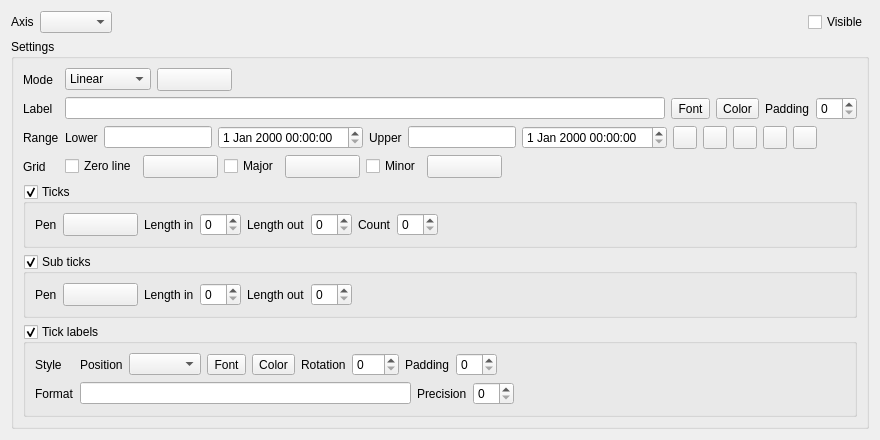
     <widget class="QWidget" name="axesTab">
      <attribute name="title">
       <string>Axes</string>
      </attribute>
      <layout class="QVBoxLayout" name="verticalLayout_2">
       <item>
        <layout class="QHBoxLayout" name="horizontalLayout_3">
         <item>
          <widget class="QLabel" name="label">
           <property name="text">
            <string>Axis</string>
           </property>
          </widget>
         </item>
         <item>
          <widget class="QComboBox" name="axisComboBox"/>
         </item>
         <item>
          <spacer name="horizontalSpacer_4">
           <property name="orientation">
            <enum>Qt::Horizontal</enum>
           </property>
           <property name="sizeHint" stdset="0">
            <size>
             <width>40</width>
             <height>20</height>
            </size>
           </property>
          </spacer>
         </item>
         <item>
          <widget class="QCheckBox" name="axisVisibleCheckBox">
           <property name="text">
            <string>Visible</string>
           </property>
          </widget>
         </item>
        </layout>
       </item>
       <item>
        <widget class="QGroupBox" name="groupBox_3">
         <property name="title">
          <string>Settings</string>
         </property>
         <layout class="QFormLayout" name="formLayout_4">
          <item row="0" column="0">
           <widget class="QLabel" name="label_3">
            <property name="text">
             <string>Mode</string>
            </property>
           </widget>
          </item>
          <item row="0" column="1">
           <layout class="QHBoxLayout" name="horizontalLayout_4">
            <item>
             <widget class="QComboBox" name="axisModeComboBox">
              <item>
               <property name="text">
                <string>Linear</string>
               </property>
              </item>
              <item>
               <property name="text">
                <string>Log</string>
               </property>
              </item>
              <item>
               <property name="text">
                <string>Date/Time</string>
               </property>
              </item>
             </widget>
            </item>
            <item>
             <widget class="PenButton" name="axisPenButton">
              <property name="minimumSize">
               <size>
                <width>75</width>
                <height>0</height>
               </size>
              </property>
              <property name="text">
               <string/>
              </property>
             </widget>
            </item>
            <item>
             <spacer name="horizontalSpacer_5">
              <property name="orientation">
               <enum>Qt::Horizontal</enum>
              </property>
              <property name="sizeHint" stdset="0">
               <size>
                <width>40</width>
                <height>20</height>
               </size>
              </property>
             </spacer>
            </item>
           </layout>
          </item>
          <item row="2" column="0">
           <widget class="QLabel" name="label_2">
            <property name="text">
             <string>Label</string>
            </property>
           </widget>
          </item>
          <item row="2" column="1">
           <layout class="QHBoxLayout" name="horizontalLayout_5">
            <item>
             <widget class="QLineEdit" name="axisLabelLineEdit"/>
            </item>
            <item>
             <widget class="QToolButton" name="axisLabelFontButton">
              <property name="text">
               <string>Font</string>
              </property>
             </widget>
            </item>
            <item>
             <widget class="QToolButton" name="axisLabelColorButton">
              <property name="text">
               <string>Color</string>
              </property>
             </widget>
            </item>
            <item>
             <widget class="QLabel" name="label_29">
              <property name="text">
               <string>Padding</string>
              </property>
             </widget>
            </item>
            <item>
             <widget class="QSpinBox" name="labelPaddingSpinBox"/>
            </item>
           </layout>
          </item>
          <item row="3" column="0">
           <widget class="QLabel" name="label_6">
            <property name="text">
             <string>Range</string>
            </property>
           </widget>
          </item>
          <item row="3" column="1">
           <layout class="QHBoxLayout" name="horizontalLayout_7">
            <property name="topMargin">
             <number>0</number>
            </property>
            <item>
             <widget class="QLabel" name="label_16">
              <property name="text">
               <string>Lower</string>
              </property>
             </widget>
            </item>
            <item>
             <widget class="QLineEdit" name="lowerLineEdit"/>
            </item>
            <item>
             <widget class="QDateTimeEdit" name="lowerDateTime"/>
            </item>
            <item>
             <widget class="QLabel" name="label_17">
              <property name="text">
               <string>Upper</string>
              </property>
             </widget>
            </item>
            <item>
             <widget class="QLineEdit" name="upperLineEdit"/>
            </item>
            <item>
             <widget class="QDateTimeEdit" name="upperDateTime"/>
            </item>
            <item>
             <widget class="QToolButton" name="autoRangeButton">
              <property name="text">
               <string/>
              </property>
             </widget>
            </item>
            <item>
             <widget class="QToolButton" name="moveRangeDownButton">
              <property name="text">
               <string/>
              </property>
             </widget>
            </item>
            <item>
             <widget class="QToolButton" name="moveRangeUpButton">
              <property name="text">
               <string/>
              </property>
             </widget>
            </item>
            <item>
             <widget class="QToolButton" name="scaleRangeUpButton">
              <property name="text">
               <string/>
              </property>
             </widget>
            </item>
            <item>
             <widget class="QToolButton" name="scaleRangeDownButton">
              <property name="text">
               <string/>
              </property>
             </widget>
            </item>
            <item>
             <spacer name="horizontalSpacer_11">
              <property name="orientation">
               <enum>Qt::Horizontal</enum>
              </property>
              <property name="sizeHint" stdset="0">
               <size>
                <width>40</width>
                <height>20</height>
               </size>
              </property>
             </spacer>
            </item>
           </layout>
          </item>
          <item row="5" column="0">
           <widget class="QLabel" name="label_11">
            <property name="text">
             <string>Grid</string>
            </property>
           </widget>
          </item>
          <item row="5" column="1">
           <layout class="QHBoxLayout" name="horizontalLayout_9">
            <item>
             <widget class="QCheckBox" name="zerolineCheckBox">
              <property name="text">
               <string>Zero line</string>
              </property>
             </widget>
            </item>
            <item>
             <widget class="PenButton" name="zerolinePenButton">
              <property name="minimumSize">
               <size>
                <width>75</width>
                <height>0</height>
               </size>
              </property>
              <property name="text">
               <string/>
              </property>
             </widget>
            </item>
            <item>
             <widget class="QCheckBox" name="majorlineCheckBox">
              <property name="text">
               <string>Major</string>
              </property>
             </widget>
            </item>
            <item>
             <widget class="PenButton" name="majorlinePenButton">
              <property name="minimumSize">
               <size>
                <width>75</width>
                <height>0</height>
               </size>
              </property>
              <property name="text">
               <string/>
              </property>
             </widget>
            </item>
            <item>
             <widget class="QCheckBox" name="minorlineCheckBox">
              <property name="text">
               <string>Minor</string>
              </property>
             </widget>
            </item>
            <item>
             <widget class="PenButton" name="minorlinePenButton">
              <property name="minimumSize">
               <size>
                <width>75</width>
                <height>0</height>
               </size>
              </property>
              <property name="text">
               <string/>
              </property>
             </widget>
            </item>
            <item>
             <spacer name="horizontalSpacer_6">
              <property name="orientation">
               <enum>Qt::Horizontal</enum>
              </property>
              <property name="sizeHint" stdset="0">
               <size>
                <width>40</width>
                <height>20</height>
               </size>
              </property>
             </spacer>
            </item>
           </layout>
          </item>
          <item row="6" column="0" colspan="2">
           <widget class="QGroupBox" name="ticksGroupBox">
            <property name="title">
             <string>Ticks</string>
            </property>
            <property name="checkable">
             <bool>true</bool>
            </property>
            <layout class="QHBoxLayout" name="horizontalLayout_24">
             <item>
              <widget class="QLabel" name="label_23">
               <property name="text">
                <string>Pen</string>
               </property>
              </widget>
             </item>
             <item>
              <widget class="PenButton" name="tickPenButton">
               <property name="minimumSize">
                <size>
                 <width>75</width>
                 <height>0</height>
                </size>
               </property>
               <property name="text">
                <string/>
               </property>
              </widget>
             </item>
             <item>
              <widget class="QLabel" name="label_30">
               <property name="text">
                <string>Length in</string>
               </property>
              </widget>
             </item>
             <item>
              <widget class="QSpinBox" name="lengthInSpinBox"/>
             </item>
             <item>
              <widget class="QLabel" name="lengthLabel">
               <property name="text">
                <string>Length out</string>
               </property>
              </widget>
             </item>
             <item>
              <widget class="QSpinBox" name="lengthOutSpinBox"/>
             </item>
             <item>
              <widget class="QLabel" name="label_28">
               <property name="text">
                <string>Count</string>
               </property>
              </widget>
             </item>
             <item>
              <widget class="QSpinBox" name="majorCountSpinBox"/>
             </item>
             <item>
              <spacer name="horizontalSpacer_15">
               <property name="orientation">
                <enum>Qt::Horizontal</enum>
               </property>
               <property name="sizeHint" stdset="0">
                <size>
                 <width>40</width>
                 <height>20</height>
                </size>
               </property>
              </spacer>
             </item>
            </layout>
           </widget>
          </item>
          <item row="7" column="0" colspan="2">
           <widget class="QGroupBox" name="subTicksGroupBox">
            <property name="title">
             <string>Sub ticks</string>
            </property>
            <property name="checkable">
             <bool>true</bool>
            </property>
            <layout class="QHBoxLayout" name="horizontalLayout_23">
             <item>
              <widget class="QLabel" name="label_24">
               <property name="text">
                <string>Pen</string>
               </property>
              </widget>
             </item>
             <item>
              <widget class="PenButton" name="subTickPenButton">
               <property name="minimumSize">
                <size>
                 <width>75</width>
                 <height>0</height>
                </size>
               </property>
               <property name="text">
                <string/>
               </property>
              </widget>
             </item>
             <item>
              <widget class="QLabel" name="label_27">
               <property name="text">
                <string>Length in</string>
               </property>
              </widget>
             </item>
             <item>
              <widget class="QSpinBox" name="subTickLengthInSpinBox"/>
             </item>
             <item>
              <widget class="QLabel" name="label_34">
               <property name="text">
                <string>Length out</string>
               </property>
              </widget>
             </item>
             <item>
              <widget class="QSpinBox" name="subTickLengthOutSpinBox"/>
             </item>
             <item>
              <spacer name="horizontalSpacer_17">
               <property name="orientation">
                <enum>Qt::Horizontal</enum>
               </property>
               <property name="sizeHint" stdset="0">
                <size>
                 <width>40</width>
                 <height>20</height>
                </size>
               </property>
              </spacer>
             </item>
            </layout>
           </widget>
          </item>
          <item row="8" column="0" colspan="2">
           <widget class="QGroupBox" name="tickLabelsGroupBox">
            <property name="title">
             <string>Tick labels</string>
            </property>
            <property name="checkable">
             <bool>true</bool>
            </property>
            <layout class="QFormLayout" name="formLayout_6">
             <item row="0" column="0">
              <widget class="QLabel" name="label_32">
               <property name="text">
                <string>Style</string>
               </property>
              </widget>
             </item>
             <item row="0" column="1">
              <layout class="QHBoxLayout" name="horizontalLayout_22">
               <item>
                <widget class="QLabel" name="label_25">
                 <property name="text">
                  <string>Position</string>
                 </property>
                </widget>
               </item>
               <item>
                <widget class="QComboBox" name="tickLabelPositionComboBox"/>
               </item>
               <item>
                <widget class="QToolButton" name="tickLabelFontButton">
                 <property name="text">
                  <string>Font</string>
                 </property>
                </widget>
               </item>
               <item>
                <widget class="QToolButton" name="tickLabelColorButton">
                 <property name="text">
                  <string>Color</string>
                 </property>
                </widget>
               </item>
               <item>
                <widget class="QLabel" name="label_26">
                 <property name="text">
                  <string>Rotation</string>
                 </property>
                </widget>
               </item>
               <item>
                <widget class="QSpinBox" name="tickLabelRotationSpinBox">
                 <property name="maximum">
                  <number>360</number>
                 </property>
                 <property name="singleStep">
                  <number>15</number>
                 </property>
                </widget>
               </item>
               <item>
                <widget class="QLabel" name="label_10">
                 <property name="text">
                  <string>Padding</string>
                 </property>
                </widget>
               </item>
               <item>
                <widget class="QSpinBox" name="tickLabelPaddingSpinBox"/>
               </item>
               <item>
                <spacer name="horizontalSpacer_16">
                 <property name="orientation">
                  <enum>Qt::Horizontal</enum>
                 </property>
                 <property name="sizeHint" stdset="0">
                  <size>
                   <width>40</width>
                   <height>20</height>
                  </size>
                 </property>
                </spacer>
               </item>
              </layout>
             </item>
             <item row="1" column="0">
              <widget class="QLabel" name="label_33">
               <property name="text">
                <string>Format</string>
               </property>
              </widget>
             </item>
             <item row="1" column="1">
              <layout class="QHBoxLayout" name="horizontalLayout_18">
               <item>
                <widget class="QLineEdit" name="tickLabelFormatLineEdit"/>
               </item>
               <item>
                <widget class="QLabel" name="label_31">
                 <property name="text">
                  <string>Precision</string>
                 </property>
                </widget>
               </item>
               <item>
                <widget class="QSpinBox" name="tickLabelPrecisionSpinBox"/>
               </item>
               <item>
                <spacer name="horizontalSpacer_13">
                 <property name="orientation">
                  <enum>Qt::Horizontal</enum>
                 </property>
                 <property name="sizeHint" stdset="0">
                  <size>
                   <width>40</width>
                   <height>20</height>
                  </size>
                 </property>
                </spacer>
               </item>
              </layout>
             </item>
            </layout>
           </widget>
          </item>
         </layout>
        </widget>
       </item>
      </layout>
     </widget>
